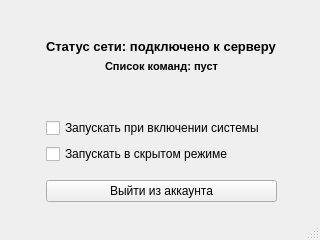
<?xml version="1.0" encoding="UTF-8"?>
<ui version="4.0">
 <class>MainWindow</class>
 <widget class="QMainWindow" name="MainWindow">
  <property name="geometry">
   <rect>
    <x>0</x>
    <y>0</y>
    <width>320</width>
    <height>240</height>
   </rect>
  </property>
  <property name="minimumSize">
   <size>
    <width>320</width>
    <height>240</height>
   </size>
  </property>
  <property name="maximumSize">
   <size>
    <width>320</width>
    <height>240</height>
   </size>
  </property>
  <property name="windowTitle">
   <string>MainWindow</string>
  </property>
  <widget class="QWidget" name="centralwidget">
   <widget class="QWidget" name="horizontalLayoutWidget_3">
    <property name="geometry">
     <rect>
      <x>0</x>
      <y>0</y>
      <width>323</width>
      <height>241</height>
     </rect>
    </property>
    <layout class="QHBoxLayout" name="horizontalLayout_4">
     <item>
      <spacer name="horizontalSpacer_7">
       <property name="orientation">
        <enum>Qt::Orientation::Horizontal</enum>
       </property>
       <property name="sizeHint" stdset="0">
        <size>
         <width>40</width>
         <height>20</height>
        </size>
       </property>
      </spacer>
     </item>
     <item>
      <layout class="QVBoxLayout" name="verticalLayout_4">
       <item>
        <spacer name="verticalSpacer_11">
         <property name="orientation">
          <enum>Qt::Orientation::Vertical</enum>
         </property>
         <property name="sizeHint" stdset="0">
          <size>
           <width>20</width>
           <height>40</height>
          </size>
         </property>
        </spacer>
       </item>
       <item>
        <widget class="QLabel" name="display_connection_status_2">
         <property name="font">
          <font>
           <pointsize>10</pointsize>
           <bold>true</bold>
          </font>
         </property>
         <property name="text">
          <string>Статус сети: подключено к серверу</string>
         </property>
        </widget>
       </item>
       <item>
        <widget class="QLabel" name="display_commands_2">
         <property name="font">
          <font>
           <pointsize>8</pointsize>
           <bold>true</bold>
          </font>
         </property>
         <property name="text">
          <string>Список команд: пуст</string>
         </property>
         <property name="textFormat">
          <enum>Qt::TextFormat::AutoText</enum>
         </property>
         <property name="alignment">
          <set>Qt::AlignmentFlag::AlignCenter</set>
         </property>
        </widget>
       </item>
       <item>
        <spacer name="verticalSpacer_12">
         <property name="orientation">
          <enum>Qt::Orientation::Vertical</enum>
         </property>
         <property name="sizeHint" stdset="0">
          <size>
           <width>20</width>
           <height>40</height>
          </size>
         </property>
        </spacer>
       </item>
       <item>
        <widget class="QCheckBox" name="switch_automatic_start">
         <property name="text">
          <string>Запускать при включении системы</string>
         </property>
        </widget>
       </item>
       <item>
        <widget class="QCheckBox" name="switch_stealth_launch">
         <property name="text">
          <string>Запускать в скрытом режиме</string>
         </property>
        </widget>
       </item>
       <item>
        <spacer name="verticalSpacer_13">
         <property name="orientation">
          <enum>Qt::Orientation::Vertical</enum>
         </property>
         <property name="sizeHint" stdset="0">
          <size>
           <width>20</width>
           <height>10</height>
          </size>
         </property>
        </spacer>
       </item>
       <item>
        <widget class="QPushButton" name="button_logout_2">
         <property name="font">
          <font>
           <bold>false</bold>
          </font>
         </property>
         <property name="text">
          <string>Выйти из аккаунта</string>
         </property>
        </widget>
       </item>
       <item>
        <spacer name="verticalSpacer_14">
         <property name="orientation">
          <enum>Qt::Orientation::Vertical</enum>
         </property>
         <property name="sizeHint" stdset="0">
          <size>
           <width>20</width>
           <height>40</height>
          </size>
         </property>
        </spacer>
       </item>
      </layout>
     </item>
     <item>
      <spacer name="horizontalSpacer_8">
       <property name="orientation">
        <enum>Qt::Orientation::Horizontal</enum>
       </property>
       <property name="sizeHint" stdset="0">
        <size>
         <width>40</width>
         <height>20</height>
        </size>
       </property>
      </spacer>
     </item>
    </layout>
   </widget>
  </widget>
  <widget class="QStatusBar" name="statusbar"/>
 </widget>
 <resources/>
 <connections/>
</ui>
